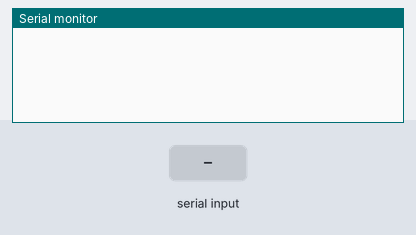
The sketch below on a simulated Arduino Uno, built with avr-gcc and run on an emulated ATmega328P. Parts: the last lines printed to the serial monitor. The inputs (shaded band) are chosen by the test bench.

Above: at 1.2 s.
1.3 s: "q" received over Serial
At 2.5 s:
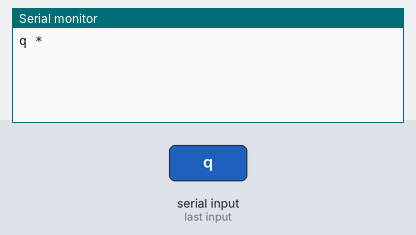
2.8 s: "1" received over Serial
At 3.7 s:
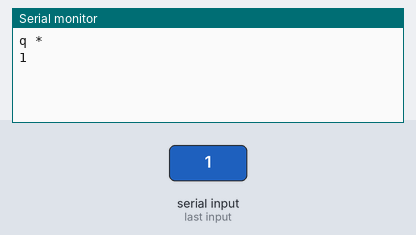

Measured:
- after the input at 1.3 s, the serial monitor: prints a new line at once (image 1)
- after the input at 2.8 s, the serial monitor: prints a new line at once (image 2)

The sketch:

Ozel_karakter_gelince_alta_yaz.ino
```cpp
//cümlenin içinde q varsa alta geçecek
char okunan;

void setup() {
  Serial.begin(9600);
}

void loop() {
  while(Serial.available() == 0){}
  delay(1);
  while(Serial.available())
  {
      okunan = Serial.read();
      Serial.print(okunan);
      if(okunan == 'q') Serial.println(" *");
  }
}
```
